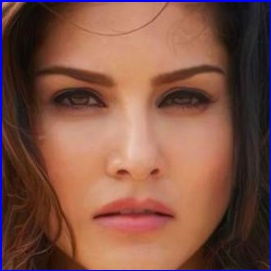
#> input picture celeb/sun_face/sunny3.jpeg, 271 x 271 px, found by its file name
$ jupyter execute stage2_wavelet_reconstruction.ipynb
#> lines starting #> are read from the running program, lines starting #| are printed output that depends on the picture
[cell 1]
import numpy as np
import matplotlib.pyplot as plt
import cv2
import pywt
img=cv2.imread('sun_face/sunny3.jpeg')
#> img is the input picture: shape (271, 271, 3); mean B, G, R 69.5, 83.6, 128.4
plt.subplot(121)
plt.imshow(img)
img=cv2.cvtColor(img,cv2.COLOR_RGB2GRAY)
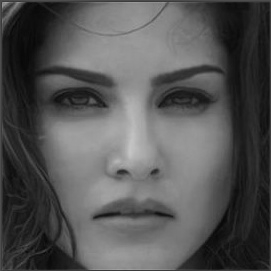
#> img: shape (271, 271); min 7, max 197, mean 84.5
img=np.float32(img)
img/=255
#plt.figure(figsize=(20,20))
coef=pywt.wavedec2(img,'haar',level=5)
#> coef = 6 items
coef_list=list(coef)
#> coef_list = 6 items
coef_list[0]*=0

jpg=pywt.waverec2(coef_list,'haar')
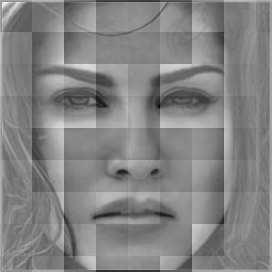
#> jpg: shape (272, 272) float32; min -0.473, max 0.445, mean -2.06e-10; drawn with min black and max white
jpg*=255
jpg=np.uint8(jpg)
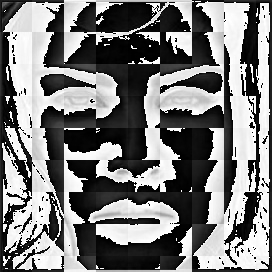
#> jpg: shape (272, 272); min 0, max 255, mean 122.2
plt.subplot(122)
plt.imshow(jpg,cmap='gray')
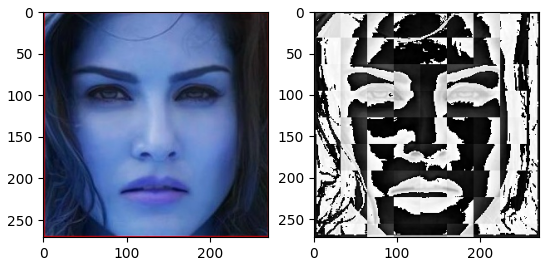
#> figure drawn by matplotlib, 2 panels; B, G, R data is drawn as R, G, B

$ run again, with celeb/sun_face/sunny10.jpeg copied over celeb/sun_face/sunny3.jpeg
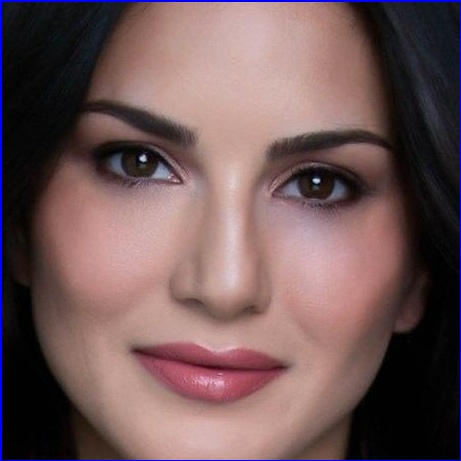
#> input picture celeb/sun_face/sunny10.jpeg, 461 x 461 px, found by its file name
#> img is the input picture: shape (461, 461, 3); mean B, G, R 87.4, 86.7, 111.9
#> `img=cv2.cvtColor(img,cv2.COLOR_RGB2GRAY)`:
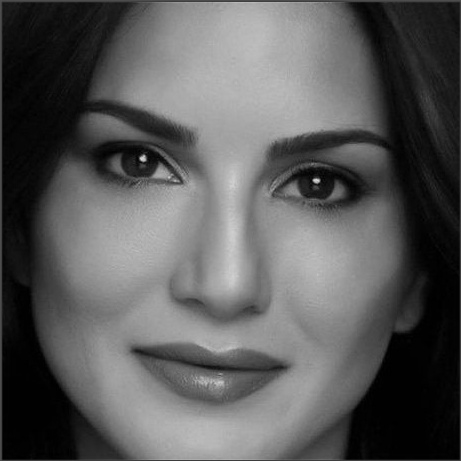
#> img: shape (461, 461); min 0, max 218, mean 89.8
#> coef = 6 items
#> `[cell 1] import numpy as np import matplotlib.pyplot as plt import cv2..`:
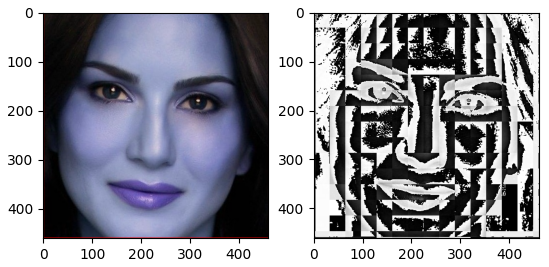
#> figure drawn by matplotlib, 2 panels; B, G, R data is drawn as R, G, B

$ run again, with celeb/sun_face/sunny11.jpeg copied over celeb/sun_face/sunny3.jpeg
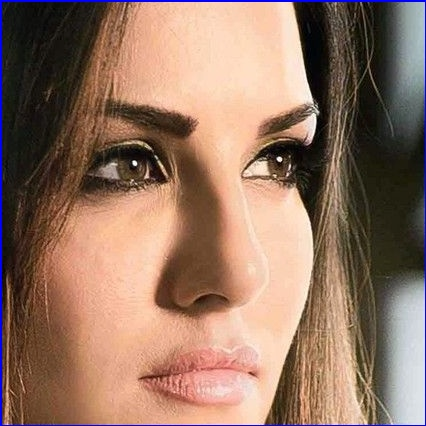
#> input picture celeb/sun_face/sunny11.jpeg, 426 x 426 px, found by its file name
#> img is the input picture: shape (426, 426, 3); mean B, G, R 99.3, 116.8, 147.7
#> `img=cv2.cvtColor(img,cv2.COLOR_RGB2GRAY)`:
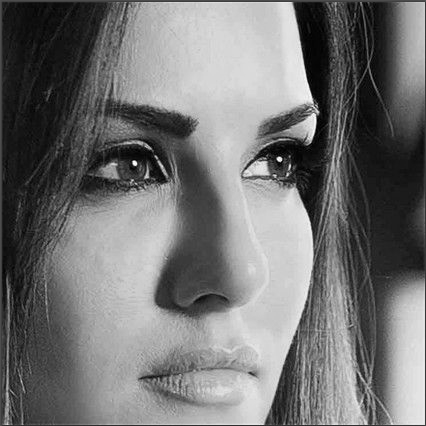
#> img: shape (426, 426); min 0, max 254, mean 115.1
#> coef = 6 items
#> `[cell 1] import numpy as np import matplotlib.pyplot as plt import cv2..`:
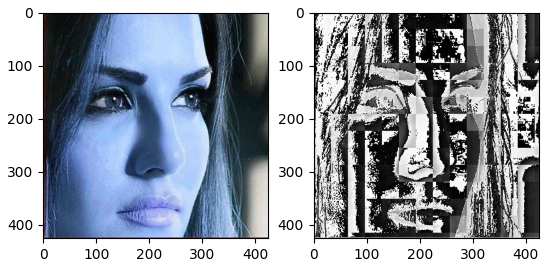
#> figure drawn by matplotlib, 2 panels; B, G, R data is drawn as R, G, B

$ run again, with celeb/sun_face/sunny12.jpeg copied over celeb/sun_face/sunny3.jpeg
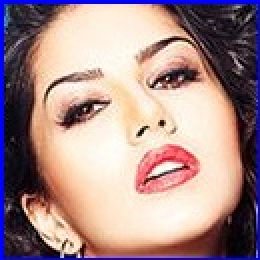
#> input picture celeb/sun_face/sunny12.jpeg, 130 x 130 px, found by its file name (shown 2 times larger)
#> img is the input picture: shape (130, 130, 3); mean B, G, R 139, 140, 167.9
#> `img=cv2.cvtColor(img,cv2.COLOR_RGB2GRAY)`:
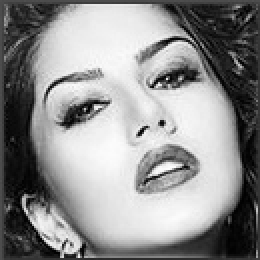
#> img: shape (130, 130) (shown 2 times larger); min 1, max 252, mean 142.9
#> coef = 6 items
#> `[cell 1] import numpy as np import matplotlib.pyplot as plt import cv2..`:
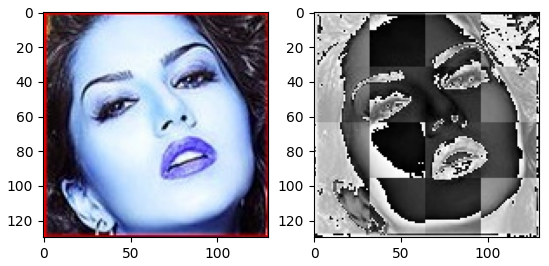
#> figure drawn by matplotlib, 2 panels; B, G, R data is drawn as R, G, B
